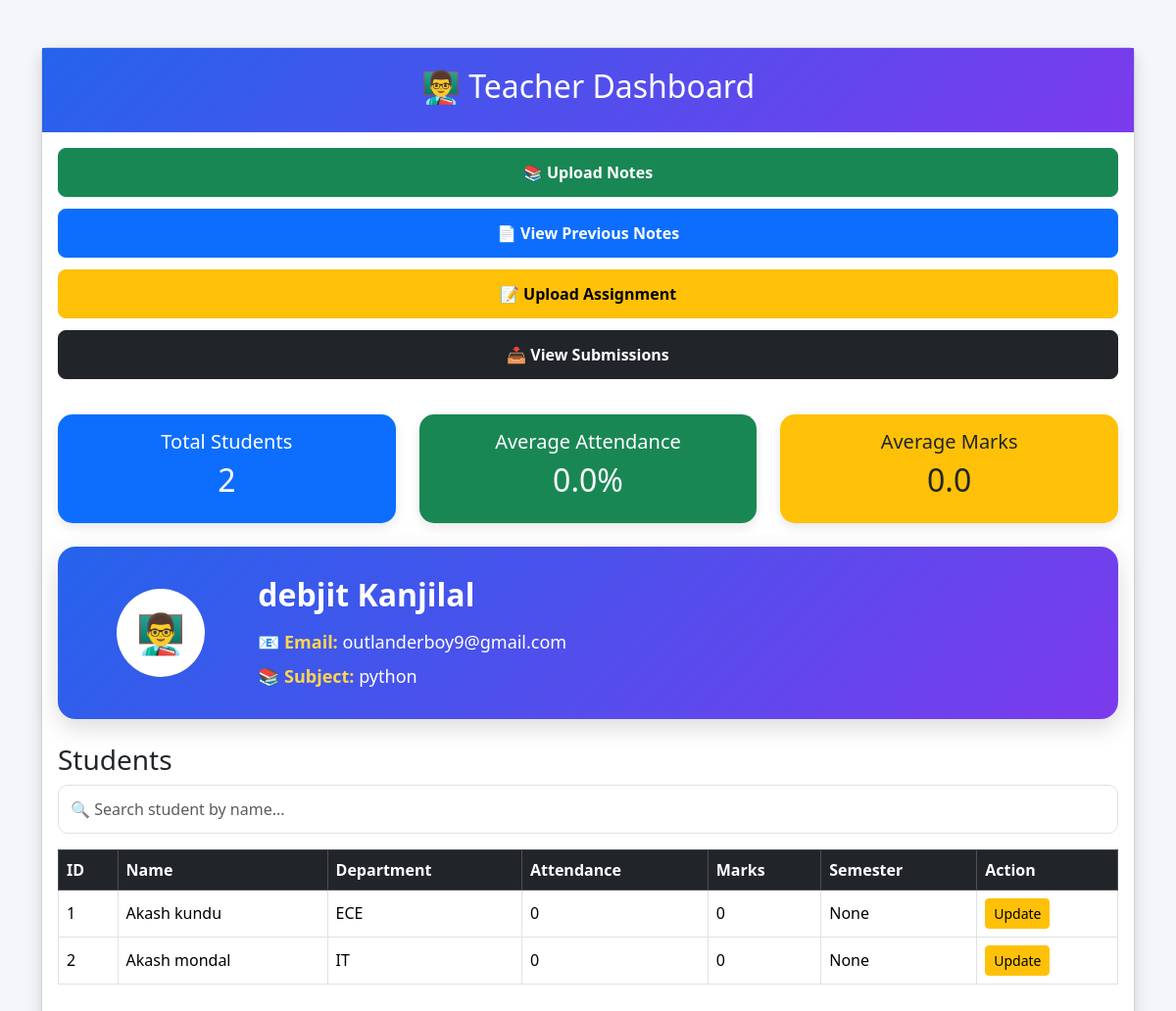
Before: /teacher_panel (signed in) with the older database file.
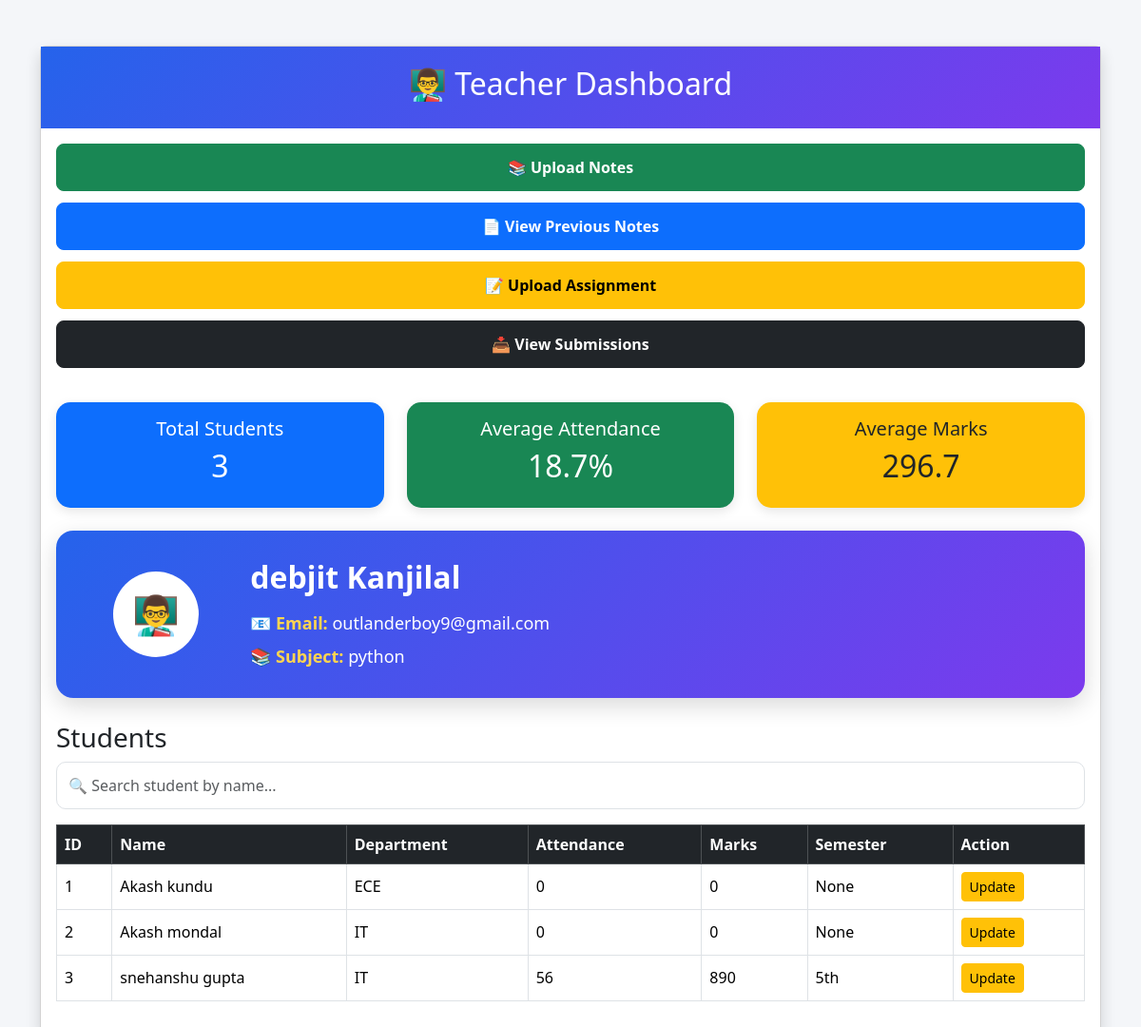
After: the same page with the newer database file.
### models.py (models this page shows)
class Teacher(db.Model):
    id = db.Column(db.Integer, primary_key=True)
    name = db.Column(db.String(100), nullable=False)
    email = db.Column(db.String(100), unique=True, nullable=False)
    subject = db.Column(db.String(100), nullable=False)
    password = db.Column(db.String(100), nullable=False)

class Student(db.Model):
    id = db.Column(db.Integer, primary_key=True)
    roll_number = db.Column(db.String(50), unique=True)
    name = db.Column(db.String(100))
    email = db.Column(db.String(100))
    department = db.Column(db.String(100))
    password = db.Column(db.String(100))
    attendance = db.Column(db.Integer, default=0)
    marks = db.Column(db.Integer, default=0)
    semester = db.Column(db.String(50))
    photo = db.Column(db.String(200))
    signature = db.Column(db.String(200))

### app.py (the view)
@app.route("/teacher_panel")
def teacher_panel():
    if "teacher_id" not in session:
        return redirect("/teacher_login")
    teacher = Teacher.query.get(session["teacher_id"])
    search = request.args.get("search")
    if search:
        students = Student.query.filter(
            Student.name.contains(search)
        ).all()
    else:
        students = Student.query.all()
    total_students = len(students)
    if total_students > 0:
        avg_attendance = sum(s.attendance for s in students) / total_students
        avg_marks = sum(s.marks for s in students) / total_students
    else:
        avg_attendance = 0
        avg_marks = 0
    return render_template(
        "teacher_panel.html",
        teacher=teacher,
        students=students,
        total_students=total_students,
        avg_attendance=round(avg_attendance, 1),
        avg_marks=round(avg_marks, 1),
        search=search
    )

### templates/teacher_panel.html (shortened to what this page needs)
<!DOCTYPE html>
<html>
<head>
    <link href="https://cdn.jsdelivr.net/npm/bootstrap@5.3.3/dist/css/bootstrap.min.css" rel="stylesheet">
</head>
<body>
<div class="container mt-5">
    <div class="card shadow">
        <div class="teacher-header">
            <h2>👨‍🏫 Teacher Dashboard</h2>
        </div>
        <div class="card-body">
            <a href="/upload_resource"
               class="btn btn-success action-btn">
               📚 Upload Notes
            </a>
            <a href="/teacher_resources"
               class="btn btn-primary action-btn">
               📄 View Previous Notes
            </a>
            <a href="/upload_assignment"
               class="btn btn-warning action-btn">
               📝 Upload Assignment
            </a>
            <a href="/view_submissions"
               class="btn btn-dark action-btn">
               📥 View Submissions
            </a>
            <div class="row mb-4 mt-4">
                <div class="col-md-4">
                    <div class="card stats-card bg-primary text-white">
                        <div class="card-body text-center">
                            <h5>Total Students</h5>
                            <h2>{{ total_students }}</h2>
                        </div>
                    </div>
                </div>
                <div class="col-md-4">
                    <div class="card stats-card bg-success text-white">
                        <div class="card-body text-center">
                            <h5>Average Attendance</h5>
                            <h2>{{ avg_attendance }}%</h2>
                        </div>
                    </div>
                </div>
                <div class="col-md-4">
                    <div class="card stats-card bg-warning">
                        <div class="card-body text-center">
                            <h5>Average Marks</h5>
                            <h2>{{ avg_marks }}</h2>
                        </div>
                    </div>
                </div>
            </div>
<div class="profile-box">
    <div class="row align-items-center">
        <div class="col-md-2 text-center">
            <div style="
                width:90px;
                height:90px;
                border-radius:50%;
                background:white;
                color:#2563eb;
                font-size:40px;
                font-weight:bold;
                display:flex;
                align-items:center;
                justify-content:center;
                margin:auto;
            ">
                👨‍🏫
            </div>
        </div>
        <div class="col-md-10">
            <h2 class="mb-3">
                {{ teacher.name }}
            </h2>
            <p class="mb-2">
                <strong>📧 Email:</strong>
                {{ teacher.email }}
            </p>
            <p class="mb-0">
                <strong>📚 Subject:</strong>
                {{ teacher.subject }}
            </p>
        </div>
    </div>
</div>
            <h3>Students</h3>
            <form method="GET"
                  action="/teacher_panel"
                  class="mb-3">
                <input
                    type="text"
                    name="search"
                    class="form-control search-box"
                    placeholder="🔍 Search student by name..."
                >
            </form>
            <table class="table table-bordered table-hover">
                <thead class="table-dark">
                    <tr>
                        <th>ID</th>
                        <th>Name</th>
                        <th>Department</th>
                        <th>Attendance</th>
                        <th>Marks</th>
                        <th>Semester</th>
                        <th>Action</th>
                    </tr>
                </thead>
                <tbody>
                    {% for student in students %}
                    <tr>
                        <td>{{ student.id }}</td>
                        <td>{{ student.name }}</td>
                        <td>{{ student.department }}</td>
                        <td>{{ student.attendance }}</td>
                        <td>{{ student.marks }}</td>
                        <td>{{ student.semester }}</td>
                        <td>
                            <a href="/teacher_edit_student/{{ student.id }}"
                               class="btn btn-warning btn-sm">
                               Update
                            </a>
                        </td>
                    </tr>
                    {% endfor %}
                </tbody>
            </table>
        </div>
    </div>
</div>
</body>
</html>

### templates/teacher_panel.html (style rules this page uses)
body { background:#f4f6f9; }
.teacher-header { background:linear-gradient(135deg,#2563eb,#7c3aed); color:white; padding:20px; text-align:center; }
.action-btn { width:100%; margin-bottom:12px; font-weight:600; padding:12px; border-radius:8px; }
.stats-card { border:none; border-radius:15px; overflow:hidden; box-shadow:0 4px 12px rgba(0,0,0,0.1); }
.profile-box { background:linear-gradient(135deg,#2563eb,#7c3aed); color:white; padding:30px; border-radius:18px; box-shadow:0 8px 25px rgba(0,0,0,0.15); margin-bottom:25px; }
.profile-box h2 { font-weight:700; }
.profile-box p { font-size:18px; }
.profile-box strong { color:#ffd54f; }
.search-box { border-radius:10px; padding:12px; }
.table { background:white; }
.table td, .table th { vertical-align:middle; }

Changed rows visible on the page:
added Student: id "3", name "snehanshu gupta", department "IT", attendance "56", marks "890", semester "5th"
Other visible differences:
{{ total_students }}: "2" → "3"
{{ avg_attendance }}: "0.0" → "18.7"
{{ avg_marks }}: "0.0" → "296.7"
